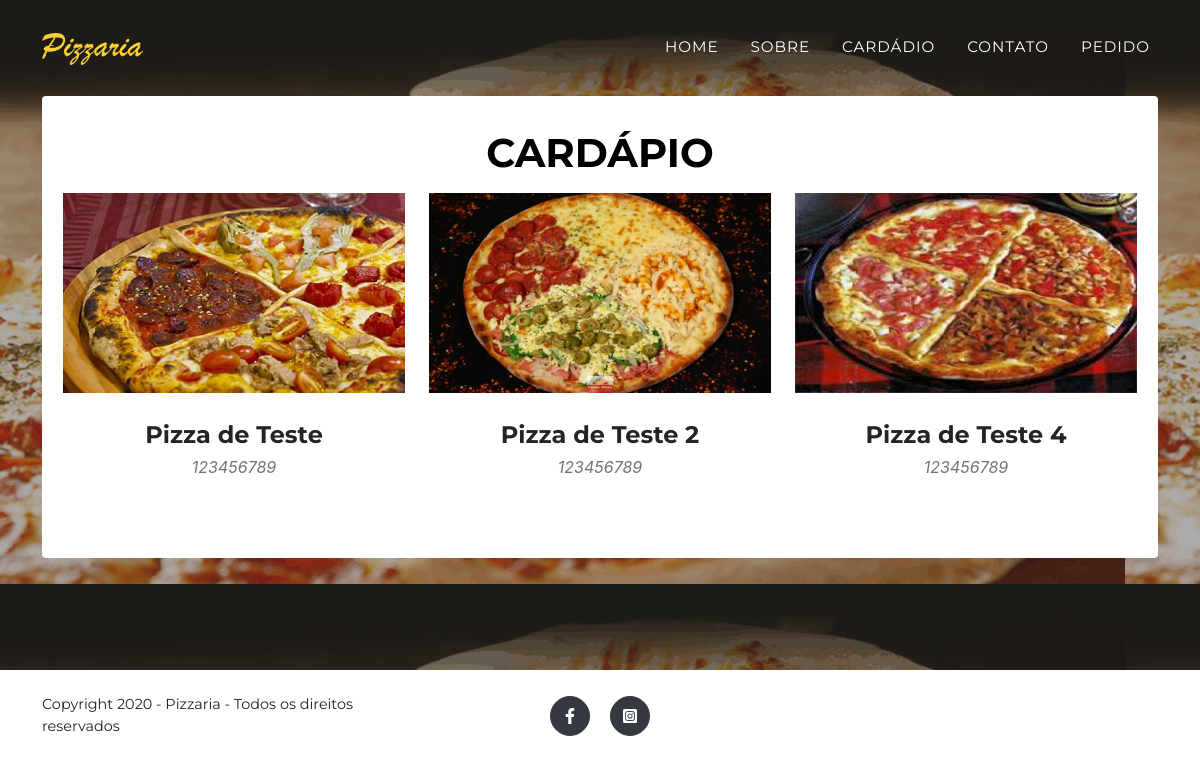
Page /cardapio.php on the committed database.
### tables this page shows
CREATE TABLE `home` (
  `id` int(11) NOT NULL,
  `image1` varchar(100) NOT NULL,
  `image2` varchar(100) NOT NULL,
  `title1` varchar(100) NOT NULL,
  `title2` varchar(100) NOT NULL,
  `button` varchar(100) NOT NULL,
  `color_button` varchar(100) NOT NULL,
  `detalhes_contato` text NOT NULL,
  `google_map` text NOT NULL,
  `link_face` varchar(150) NOT NULL,
  `link_instagram` varchar(150) NOT NULL,
  `id_user` int(11) NOT NULL,
  `date_register` timestamp NOT NULL DEFAULT current_timestamp()
);

CREATE TABLE `menu` (
  `id` int(11) NOT NULL,
  `image` varchar(100) NOT NULL,
  `title` varchar(100) NOT NULL,
  `description` text NOT NULL,
  `id_user` int(11) NOT NULL,
  `date_register` timestamp NOT NULL DEFAULT current_timestamp()
);

### cardapio.php (the view)
<?php
require 'header.php';
$sql = 'SELECT * FROM menu';
$sql = $db->query($sql);
$sql = $sql->fetchAll(PDO::FETCH_ASSOC);
?>
<section class="page-section bg-light" id="portfolio" style="background-image: url(<?=$url.$dados['image2']; ?>);">
    <div class="container">
        <div class="alert" style="background-color: #fff;">
            <div class="text-center" style="margin-top: 20px;">
                <h2 style="color: #000;" class="section-heading text-uppercase">Cardápio</h2>
            </div>
            <div class="row">
                <?php if(!empty($sql)): ?>
                    <?php foreach ($sql as $m): ?>
                    <div class="col-lg-4 col-sm-6 mb-4">
                        <div class="portfolio-item zoom">
                            <a class="portfolio-link" data-toggle="modal" href=""
                                >
                                <img style="max-height: 200px;" class="img-fluid" src="admin/assets/img/menu/<?=$m['image']; ?>" alt=""
                            /></a>
                            <div class="portfolio-caption">
                                <div class="portfolio-caption-heading"><?=$m['title']; ?></div>
                                <div class="portfolio-caption-subheading text-muted">
                                    <?=$m['description']; ?>
                                </div>
                            </div>
                        </div>
                    </div>
                    <?php endforeach; ?>
                <?php else: ?>
                    <h3>Nenhum carpadio encontrado</h3>
                <?php endif; ?>
            </div>
        </div>
    </div>
</section>
<?php require 'footer.php'; ?>

### header.php (shortened to what this page needs)
<?php
require 'config.php';
$s = 'SELECT * FROM home';
$s = $db->query($s);
$dados = $s->fetch(PDO::FETCH_ASSOC);
$url = 'admin/assets/img/home/';
?>
<!DOCTYPE html>
<html lang="en">
    <head>
        <link href="css/styles.css" rel="stylesheet" />
    </head>
    <body id="page-top">
        <nav class="navbar navbar-expand-lg navbar-dark fixed-top" id="mainNav">
            <div class="container">
                <a class="navbar-brand js-scroll-trigger" href="index.php">
                    <img src="<?=$url.$dados['image1']; ?>" />
                </a>
                <div class="collapse navbar-collapse" id="navbarResponsive">
                    <ul class="navbar-nav text-uppercase ml-auto">
                        <li class="nav-item"><a class="nav-link js-scroll-trigger" href="index.php">HOME</a></li>
                        <li class="nav-item"><a class="nav-link js-scroll-trigger" href="sobre.php">SOBRE</a></li>
                        <li class="nav-item"><a class="nav-link js-scroll-trigger" href="cardapio.php">CARDÁDIO</a></li>
                        <li class="nav-item"><a class="nav-link js-scroll-trigger" href="contato.php">CONTATO</a></li>
                        <li class="nav-item"><a class="nav-link js-scroll-trigger" href="http://pizzariaimperiouvaranas.com.br/front" target="_blank">PEDIDO</a></li>
                    </ul>
                </div>
            </div>
        </nav>

### rows in the picture
home: image1 (picture), image2 (picture)
menu: image (picture), title "Pizza de Teste", description "123456789"
menu: image (picture), title "Pizza de Teste 2", description "123456789"
menu: image (picture), title "Pizza de Teste 4", description "123456789"
